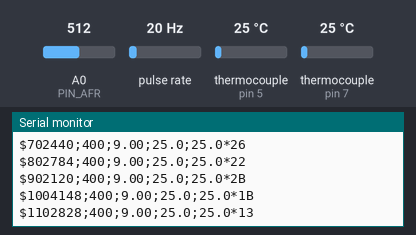
Recording of a program running on a simulated Arduino Nano, built with avr-gcc and run on an emulated ATmega328P. On the bench: the last lines printed to the serial monitor. Wiring (inferred from the names in the program): pulse sensor: data pin 2; MAX6675 thermocouple converter: CS pin 7; MISO pin 8; SCK pin 9. Inputs (shaded band) come from the test bench; at power-on: pulse rate 20 Hz, thermocouple (sensors on pin 5, pin 7) 25 °C, A0 (PIN_AFR) = 512.

Above: at 1.2 s.
1.3 s: pulse rate (sensor on pin 2) set to 4 Hz
At 1.41 s:
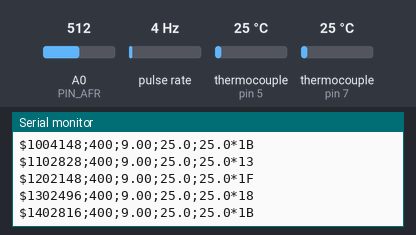
4.4 s: thermocouple (sensor on pin 5) set to 6 °C
At 4.51 s:
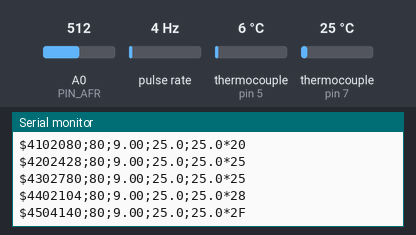
5.9 s: thermocouple (sensor on pin 7) set to 6 °C
At 6.51 s:
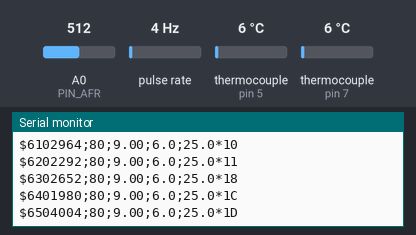
7.4 s: A0 (PIN_AFR) set to 487
At 7.61 s:
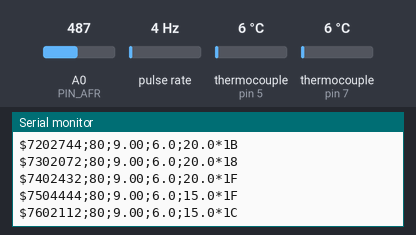
8.9 s: pulse rate (sensor on pin 2) set to 50 Hz
At 9.21 s:
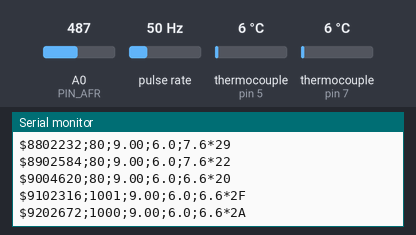
10.4 s: thermocouple (sensor on pin 5) set to 75 °C
At 12.81 s:
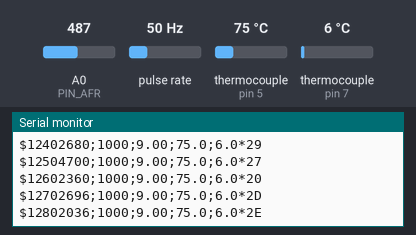
Timing chart, 0 to 12.9 s (numbered marks = the images above; inputs shaded):
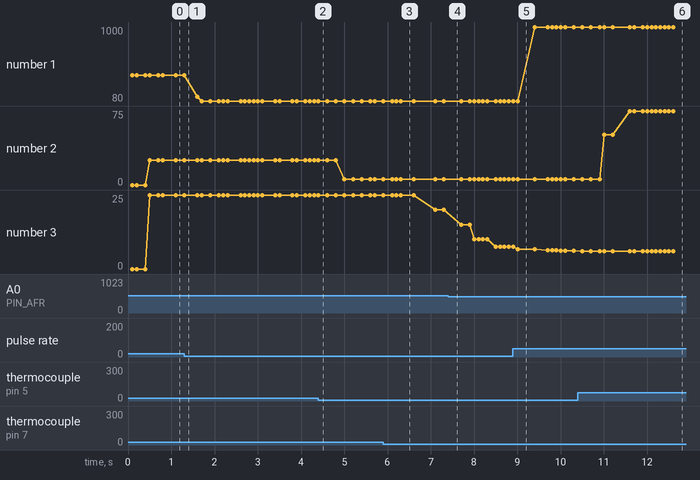

Measured:
- the behaviour switches between 488 and 487 on A0 (PIN_AFR) (found by bisection; images 3 and 4)
- after the input at 1.3 s, the serial monitor: prints a new line after 0.10 s (image 1)
- after the input at 4.4 s, the serial monitor: prints a new line after 0.10 s (image 2)
- after the input at 5.9 s, the serial monitor: prints a new line after 0.20 s (image 3)
- after the input at 7.4 s, the serial monitor: prints a new line at once (image 4)
- after the input at 8.9 s, the serial monitor: prints a new line after 0.20 s (image 5)
- after the input at 10.4 s, the serial monitor: prints a new line after 0.10 s (image 6)
- plotted number 1: 400 → 80 after the input at 1.3 s, 80 → 1000 after the input at 8.9 s

The program:

main.cpp
```cpp
#include <Arduino.h>
#include <math.h>
#include "max6675.h"

// =========================================================================
// --- STREETDYNO FIRMWARE V5.1 (PROD-CALIBRATED & ISOLATED) ---
// =========================================================================
// Target Hardware: Arduino Nano (ATmega328P) @ 16MHz
// Setup: Vespa Largeframe PX / VMC 177 / BGM SI 24 Fastflow
// Calibration: 4.71V USB-VCC Reference for Precision Wideband ADC
// =========================================================================

// --- Pin Assignments ---
constexpr uint8_t PIN_RPM = 2;       // Hardware Interrupt INT0 (SIP Tacho Box)
constexpr uint8_t PIN_AFR = A0;      // 0-5V Wideband Lambda Controller

// MAX6675 #1 (EGT Sensor - Existing Pinout)
constexpr uint8_t PIN_EGT_SO  = 4;   // MAX6675 #1 SPI Serial Data Out
constexpr uint8_t PIN_EGT_CS  = 5;   // MAX6675 #1 SPI Chip Select
constexpr uint8_t PIN_EGT_SCK = 6;   // MAX6675 #1 SPI Clock

// MAX6675 #2 (CHT Sensor - Fully Isolated Pinout)
constexpr uint8_t PIN_CHT_CS  = 7;   // MAX6675 #2 SPI Chip Select
constexpr uint8_t PIN_CHT_SO  = 8;   // MAX6675 #2 SPI Serial Data Out
constexpr uint8_t PIN_CHT_SCK = 9;   // MAX6675 #2 SPI Clock

// --- Calibration Constants ---
constexpr float PULSES_PER_REV = 3.0f;           // 3 pulses per revolution (Vespa Ducati CDI)
constexpr uint32_t DEBOUNCE_MICROS = 1000;       // EMI lockout threshold (up to 20,000 RPM)
constexpr uint32_t RPM_TIMEOUT_MICROS = 500000;  // 0.5s stall detection
constexpr float USB_VCC_VOLTAGE = 4.71f;         // Measured USB reference voltage

MAX6675 thermocoupleEGT(PIN_EGT_SCK, PIN_EGT_CS, PIN_EGT_SO);
MAX6675 thermocoupleCHT(PIN_CHT_SCK, PIN_CHT_CS, PIN_CHT_SO);

// --- Atomic Interrupt Variables ---
volatile uint32_t v_firstPulseTime = 0;
volatile uint32_t v_lastPulseTime = 0;
volatile uint16_t v_pulseCount = 0;
volatile uint32_t v_lastSingleInterval = 0;

// --- Runtime State ---
float lastValidRPM = 0.0f;
float lastValidEgt = -1.0f;
float lastValidCht = -1.0f;
float egtHistory[3] = {-1.0f, -1.0f, -1.0f};
uint8_t egtHistIdx = 0;
float chtHistory[5] = {-1.0f, -1.0f, -1.0f, -1.0f, -1.0f};
uint8_t chtHistIdx = 0;
uint32_t lastTempMeasurementTime = 0;
uint32_t lastTelemetryOutputTime = 0;

float medianOf3(float a, float b, float c) {
    if (a > b) { float t = a; a = b; b = t; }
    if (b > c) { float t = b; b = c; c = t; }
    if (a > b) { float t = a; a = b; b = t; }
    return b;
}

float medianOf5(float a, float b, float c, float d, float e) {
    float v[5] = {a, b, c, d, e};
    for (uint8_t i = 0; i < 4; ++i) {
        for (uint8_t j = i + 1; j < 5; ++j) {
            if (v[i] > v[j]) {
                const float t = v[i];
                v[i] = v[j];
                v[j] = t;
            }
        }
    }
    return v[2];
}

// Reads 12-bit temperature from CHT MAX6675 (#2) while bypassing false Bit D2 (0x04)
// open-thermocouple flags triggered by AC/ignition ground currents on the grounded
// spark-plug copper ring when the engine is running.
float readChtCelsiusIgnoreGroundFault() {
    digitalWrite(PIN_CHT_SCK, LOW);
    delayMicroseconds(10);
    digitalWrite(PIN_CHT_CS, LOW);
    delayMicroseconds(10);

    uint16_t v = 0;
    for (int8_t i = 15; i >= 0; --i) {
        digitalWrite(PIN_CHT_SCK, LOW);
        delayMicroseconds(10);
        if (digitalRead(PIN_CHT_SO)) {
            v |= (static_cast<uint16_t>(1) << i);
        }
        digitalWrite(PIN_CHT_SCK, HIGH);
        delayMicroseconds(10);
    }
    digitalWrite(PIN_CHT_CS, HIGH);
    digitalWrite(PIN_CHT_SCK, LOW);

    // If sensor is unplugged at cold boot with engine off, keep 0.0 sentinel
    if ((v & 0x04) && lastValidRPM == 0.0f && lastValidCht < 0.0f) {
        return NAN;
    }

    const uint16_t raw12 = (v >> 3) & 0x0FFF;
    if (raw12 == 0 || raw12 >= 1040) {  // Outside 0.25°C .. 260.0°C
        return NAN;
    }
    return static_cast<float>(raw12) * 0.25f;
}

void rpmInterrupt() {
    const uint32_t now = micros();
    const uint32_t interval = now - v_lastPulseTime;

    if (interval > DEBOUNCE_MICROS) {
        if (v_pulseCount == 0) {
            v_firstPulseTime = now;
        }
        v_pulseCount++;
        v_lastSingleInterval = interval;
        v_lastPulseTime = now;
    }
}

void setup() {
    Serial.begin(115200);
    pinMode(PIN_RPM, INPUT_PULLUP);
    attachInterrupt(digitalPinToInterrupt(PIN_RPM), rpmInterrupt, FALLING);

    pinMode(PIN_EGT_CS, OUTPUT);
    digitalWrite(PIN_EGT_CS, HIGH);
    pinMode(PIN_EGT_SCK, OUTPUT);
    digitalWrite(PIN_EGT_SCK, LOW);

    pinMode(PIN_CHT_CS, OUTPUT);
    digitalWrite(PIN_CHT_CS, HIGH);
    pinMode(PIN_CHT_SCK, OUTPUT);
    digitalWrite(PIN_CHT_SCK, LOW);
}

long readVccMillivolts() {
    #if defined(__AVR_ATmega328P__) || defined(__AVR_ATmega168__)
        ADMUX = _BV(REFS0) | _BV(MUX3) | _BV(MUX2) | _BV(MUX1);
    #else
        return 4710;
    #endif
    delayMicroseconds(1200);  // E-04: ATmega328P datasheet Table 23-2: bandgap settling ≥1.1ms
    ADCSRA |= _BV(ADSC);
    while (bit_is_set(ADCSRA, ADSC));
    uint8_t low = ADCL;
    uint8_t high = ADCH;
    long result = (high << 8) | low;
    result = 1125300L / result; // 1.1 * 1023 * 1000
    if (result < 4000 || result > 5500) return 4710;
    return result;
}

void loop() {
    const uint32_t now = millis();

    // 1. Temperature Measurement every 500ms (Sequential EGT -> CHT)
    if (now - lastTempMeasurementTime >= 500) {
        lastTempMeasurementTime = now;

        // Ensure SCK is idle LOW before CS falls (MAX6675 datasheet Figure 2 timing)
        digitalWrite(PIN_EGT_SCK, LOW);
        delayMicroseconds(10);

        // 1a. EGT Measurement (Plausible range: 5°C .. 950°C, excluding 701/705°C artefacts)
        const float rawEgt = thermocoupleEGT.readCelsius();
        if (!isnan(rawEgt) && rawEgt >= 5.0f && rawEgt <= 950.0f &&
            fabsf(rawEgt - 701.0f) > 0.5f && fabsf(rawEgt - 705.0f) > 0.5f) {
            if (egtHistory[0] < 0.0f) {
                egtHistory[0] = egtHistory[1] = egtHistory[2] = rawEgt;
            } else {
                egtHistory[egtHistIdx] = rawEgt;
                egtHistIdx = (egtHistIdx + 1) % 3;
            }
            const float medEgt = medianOf3(egtHistory[0], egtHistory[1], egtHistory[2]);
            if (lastValidEgt < 0.0f) {
                lastValidEgt = medEgt;
            } else {
                const float diffEgt = medEgt - lastValidEgt;
                if (fabsf(diffEgt) <= 60.0f) {
                    lastValidEgt = medEgt;
                } else {
                    lastValidEgt += (diffEgt > 0.0f) ? 45.0f : -45.0f;
                }
            }
        }

        // 1b. CHT Measurement (Plausible range: 5°C .. 260°C)
        // Uses direct 12-bit SPI readout (ignoring false Bit D2 ground-fault under load)
        // + 5-sample median + physical cast-iron thermal slew limiter.
        delayMicroseconds(250);
        const float rawCht = readChtCelsiusIgnoreGroundFault();
        if (!isnan(rawCht) && rawCht >= 5.0f && rawCht <= 260.0f) {
            if (chtHistory[0] < 0.0f) {
                for (uint8_t i = 0; i < 5; ++i) {
                    chtHistory[i] = rawCht;
                }
            } else {
                chtHistory[chtHistIdx] = rawCht;
                chtHistIdx = (chtHistIdx + 1) % 5;
            }
            const float medCht = medianOf5(
                chtHistory[0], chtHistory[1], chtHistory[2], chtHistory[3], chtHistory[4]
            );
            if (lastValidCht < 0.0f) {
                lastValidCht = medCht;
            } else {
                const float diffCht = medCht - lastValidCht;
                const float maxStep = (lastValidRPM > 100.0f) ? 2.0f : 5.0f;
                if (fabsf(diffCht) <= maxStep) {
                    lastValidCht = 0.6f * medCht + 0.4f * lastValidCht;
                } else {
                    lastValidCht += (diffCht > 0.0f) ? maxStep : -maxStep;
                }
            }
        }
    }

    // 2. 10Hz Telemetry Stream to Raspberry Pi ($RPM;AFR;EGT)
    if (now - lastTelemetryOutputTime >= 100) {
        lastTelemetryOutputTime = now;

        noInterrupts();
        const uint16_t count = v_pulseCount;
        const uint32_t t_first = v_firstPulseTime;
        const uint32_t t_last = v_lastPulseTime;
        const uint32_t singleInterval = v_lastSingleInterval;
        v_pulseCount = 0;
        v_firstPulseTime = 0;
        interrupts();

        float calculatedRPM = 0.0f;
        const uint32_t timeSinceLast = (t_last > 0) ? (micros() - t_last) : 999999;

        if (timeSinceLast > RPM_TIMEOUT_MICROS || t_last == 0) {
            calculatedRPM = 0.0f;
            noInterrupts();
            v_lastSingleInterval = 0;
            v_lastPulseTime = 0;
            interrupts();
        } else if (count >= 2) {
            // E-01: Overflow-safe unsigned delta — uint32_t subtraction wraps correctly
            // at the micros() rollover (~71 min), so pulse_span is always the true
            // elapsed time even when t_last < t_first numerically after wraparound.
            const uint32_t pulse_span = t_last - t_first;
            if (pulse_span > 0 && pulse_span < RPM_TIMEOUT_MICROS) {
                const float dt_sec = static_cast<float>(pulse_span) / 1000000.0f;
                const float pulseFreq = static_cast<float>(count - 1) / dt_sec;
                calculatedRPM = (pulseFreq / PULSES_PER_REV) * 60.0f;
            }
        } else if (singleInterval > 0 && singleInterval < RPM_TIMEOUT_MICROS) {
            // Low RPM (<600 RPM) fallback when only 1 pulse arrived in this frame
            calculatedRPM = (60000000.0f / static_cast<float>(singleInterval)) / PULSES_PER_REV;
        }

        // Asymmetric glitch rejection filter (reject positive EMI noise spikes >3500 RPM/100ms)
        if (lastValidRPM > 1000.0f && calculatedRPM > lastValidRPM + 3500.0f) {
            calculatedRPM = lastValidRPM;  // Positiver Spike (EMI): halten
        } else if (lastValidRPM > 2000.0f && calculatedRPM < lastValidRPM - 5000.0f) {
            // E-03: Negativer Cliff (Kupplung / Schaltvorgang): gedämpft auf 70%
            // statt hartem Sprung — verhindert dRPM/dt → -70.000 RPM/s → P = -82 PS.
            // Schwelle -5000 RPM/Frame trennt Motorbremse (<-1500) von Kupplungsriss (>-7000).
            calculatedRPM = lastValidRPM * 0.7f;
            lastValidRPM = calculatedRPM;
        } else {
            lastValidRPM = calculatedRPM;
        }

        // 3. 2-Point Calibrated Inverted AFR (Synchronized with SIP-Tacho: 19.5 cold, 13.5 idle)
        // With dynamic 1.1V Bandgap VCC compensation to eliminate supply voltage drift
        const float vcc = static_cast<float>(readVccMillivolts()) / 1000.0f;
        analogRead(PIN_AFR); // Dummy Read zum Umladen von C_S/H nach Bandgap-Messung
        const float afrV = static_cast<float>(analogRead(PIN_AFR)) * (vcc / 1023.0f);
        float afrValue = 22.62f - (afrV * 5.72f);
        if (afrValue < 9.0f) afrValue = 9.0f;
        else if (afrValue > 19.5f) afrValue = 19.5f;

        // 4. Send robust NMEA-style telemetry stream ($MICROS;RPM;AFR;EGT;CHT*CHECKSUM)
        char afrBuf[10];
        char egtBuf[10];
        char chtBuf[10];
        dtostrf(afrValue, 1, 2, afrBuf);

        // E-05: lastValidEgt/Cht are initialised to -1.0f (sentinel = no valid reading).
        // Send "0.0" instead — clean_egt_data() filters val <= 0 either way,
        // keeping the raw CSV log strictly non-negative.
        if (lastValidEgt >= 0.0f) {
            dtostrf(lastValidEgt, 1, 1, egtBuf);
        } else {
            strncpy(egtBuf, "0.0", sizeof(egtBuf));
        }

        if (lastValidCht >= 0.0f) {
            dtostrf(lastValidCht, 1, 1, chtBuf);
        } else {
            strncpy(chtBuf, "0.0", sizeof(chtBuf));
        }

        char payload[64];
        snprintf(payload, sizeof(payload), "%lu;%lu;%s;%s;%s",
                 static_cast<unsigned long>(micros()),
                 static_cast<unsigned long>(calculatedRPM + 0.5f),
                 afrBuf,
                 egtBuf,
                 chtBuf);

        uint8_t checksum = 0;
        for (const char* p = payload; *p != '\0'; ++p) {
            checksum ^= static_cast<uint8_t>(*p);
        }

        Serial.print('$');
        Serial.print(payload);
        Serial.print('*');
        if (checksum < 0x10) {
            Serial.print('0');
        }
        Serial.println(checksum, HEX);
    }
}
```
